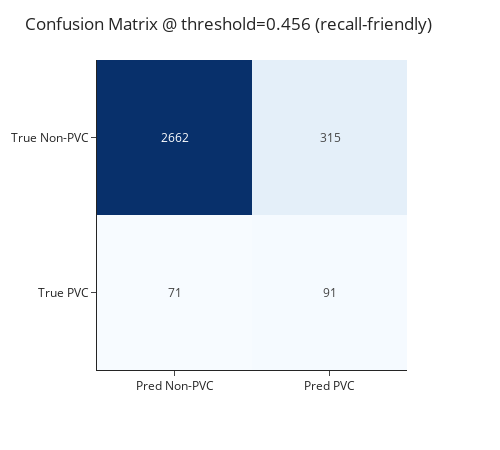

Notebook code for this chart:
### Code cell
from sklearn.metrics import precision_recall_curve, confusion_matrix

# Choose threshold on validation to prioritize recall
val_scores = model.predict(X_val_2).ravel()
v_prec, v_rec, v_thr = precision_recall_curve(y_val, val_scores)

mask = v_rec[:-1] >= 0.60
if mask.any():
    # among recall>=0.60, choose the one with max precision
    best_idx = np.argmax(v_prec[:-1][mask])
    chosen_thr = v_thr[mask][best_idx]
else:
    # fallback: maximize F2 (recall-weighted)
    beta=2.0
    f2 = (1+beta**2)*(v_prec*v_rec)/(beta**2*v_prec + v_rec + 1e-12)
    best_idx = int(np.nanargmax(f2[:-1]))
    chosen_thr = v_thr[best_idx]

# Confusion matrix on test at chosen threshold
y_pred = (test_scores >= chosen_thr).astype(int)
cm = confusion_matrix(y_test, y_pred, labels=[0,1])  # [[TN FP],[FN TP]]
tn, fp, fn, tp = cm.ravel()

import plotly.express as px
import pandas as pd

cm_df = pd.DataFrame(cm, index=["True Non-PVC", "True PVC"],
                        columns=["Pred Non-PVC", "Pred PVC"])
fig_cm = px.imshow(cm_df, text_auto=True, color_continuous_scale="Blues")
fig_cm.update_layout(
    title=f"Confusion Matrix @ threshold={chosen_thr:.3f} (recall-friendly)",
    width=500, height=450, template="simple_white",
    coloraxis_showscale=False
)
fig_cm.show()

print(f"TN:{tn}  FP:{fp}  FN:{fn}  TP:{tp}")
# Optional: fig_cm.write_image("confusion_matrix_pvc.png", scale=2)

### Figure 1 — Plotly figure (JSON) as saved in the notebook; plotly's stock layout.template omitted (floating-point values rounded to 4 significant figures)
{"data": [{"coloraxis": "coloraxis", "hovertemplate": "x: %{x}<br>y: %{y}<br>color: %{z}<extra></extra>", "name": "0", "texttemplate": "%{z}", "type": "heatmap", "x": ["Pred Non-PVC", "Pred PVC"], "xaxis": "x", "y": ["True Non-PVC", "True PVC"], "yaxis": "y", "z": [[2662, 315], [71, 91]]}], "layout": {"coloraxis": {"colorscale": [[0, "rgb(247,251,255)"], [0.125, "rgb(222,235,247)"], [0.25, "rgb(198,219,239)"], [0.375, "rgb(158,202,225)"], [0.5, "rgb(107,174,214)"], [0.625, "rgb(66,146,198)"], [0.75, "rgb(33,113,181)"], [0.875, "rgb(8,81,156)"], [1, "rgb(8,48,107)"]], "showscale": false}, "height": 450, "margin": {"t": 60}, "title": {"text": "Confusion Matrix @ threshold=0.456 (recall-friendly)"}, "width": 500, "xaxis": {"anchor": "y", "constrain": "domain", "domain": [0, 1], "scaleanchor": "y"}, "yaxis": {"anchor": "x", "autorange": "reversed", "constrain": "domain", "domain": [0, 1]}}}
